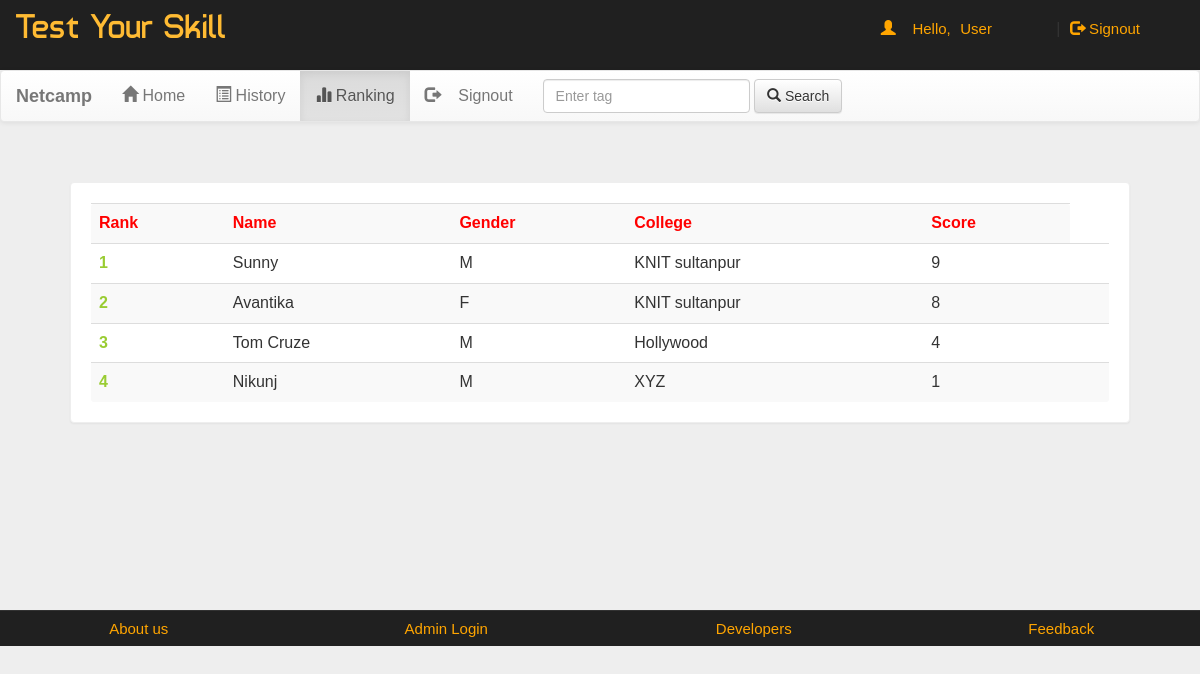
Page /account.php?q=3 (signed in) on the earlier database version.
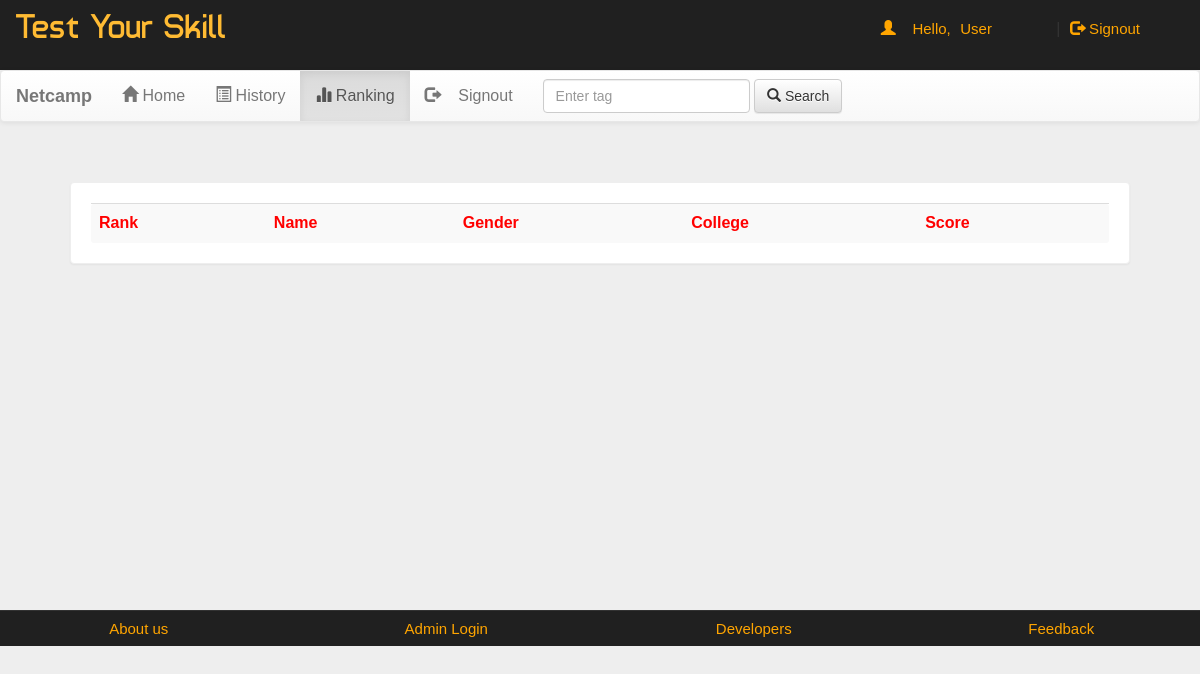
Same page on the later database version.
### tables this page shows
CREATE TABLE `rank` (
  `email` varchar(50) NOT NULL,
  `score` int(11) NOT NULL,
  `time` timestamp NOT NULL DEFAULT current_timestamp() ON UPDATE current_timestamp()
);

CREATE TABLE `user` (
  `name` varchar(50) NOT NULL,
  `gender` varchar(5) NOT NULL,
  `college` varchar(100) NOT NULL,
  `email` varchar(50) NOT NULL,
  `mob` bigint(20) NOT NULL,
  `password` varchar(50) NOT NULL
);

### account.php (the view, shortened to what this page needs)
<!DOCTYPE html PUBLIC "-//W3C//DTD XHTML 1.0 Transitional//EN" "http://www.w3.org/TR/xhtml1/DTD/xhtml1-transitional.dtd">
<html xmlns="http://www.w3.org/1999/xhtml">
<head>
<link  rel="stylesheet" href="css/bootstrap.min.css"/>
 <link  rel="stylesheet" href="css/bootstrap-theme.min.css"/>
 <link rel="stylesheet" href="css/main.css">
 <link  rel="stylesheet" href="css/font.css">
</head>
<body>
<div class="header">
<div class="row">
<div class="col-lg-6">
<span class="logo">Test Your Skill</span></div>
<div class="col-md-4 col-md-offset-2">
 <?php
 include_once 'dbConnection.php';
  if(!(isset($_SESSION['email']))){
header("location:index.php");
}
else
{
$name = $_SESSION['name'];
echo '<span class="pull-right top title1" ><span class="log1"><span class="glyphicon glyphicon-user" aria-hidden="true"></span>&nbsp;&nbsp;&nbsp;&nbsp;Hello,</span> <a href="account.php?q=1" class="log log1">'.$name.'</a>&nbsp;|&nbsp;<a href="logout.php?q=account.php" class="log"><span class="glyphicon glyphicon-log-out" aria-hidden="true"></span>&nbsp;Signout</button></a></span>';
}?>
</div>
</div></div>
<div class="bg">
<nav class="navbar navbar-default title1">
  <div class="container-fluid">
    <div class="navbar-header">
      <a class="navbar-brand" href="#"><b>Netcamp</b></a>
    </div>
    <div class="collapse navbar-collapse" id="bs-example-navbar-collapse-1">
      <ul class="nav navbar-nav">
        <li <?php if(@$_GET['q']==1) echo'class="active"'; ?> ><a href="account.php?q=1"><span class="glyphicon glyphicon-home" aria-hidden="true"></span>&nbsp;Home<span class="sr-only">(current)</span></a></li>
        <li <?php if(@$_GET['q']==2) echo'class="active"'; ?>><a href="account.php?q=2"><span class="glyphicon glyphicon-list-alt" aria-hidden="true"></span>&nbsp;History</a></li>
		<li <?php if(@$_GET['q']==3) echo'class="active"'; ?>><a href="account.php?q=3"><span class="glyphicon glyphicon-stats" aria-hidden="true"></span>&nbsp;Ranking</a></li>
		<li class="pull-right"> <a href="logout.php?q=account.php"><span class="glyphicon glyphicon-log-out" aria-hidden="true"></span>&nbsp;&nbsp;&nbsp;&nbsp;Signout</a></li>
		</ul>
            <form class="navbar-form navbar-left" role="search">
        <div class="form-group">
          <input type="text" class="form-control" placeholder="Enter tag ">
        </div>
        <button type="submit" class="btn btn-default"><span class="glyphicon glyphicon-search" aria-hidden="true"></span>&nbsp;Search</button>
      </form>
      </div>
  </div>
</nav>
<div class="container">
<div class="row">
<div class="col-md-12">
<?php
if(@$_GET['q']== 3)
{
$q=mysqli_query($con,"SELECT * FROM rank  ORDER BY score DESC " )or die('Error223');
echo  '<div class="panel title"><div class="table-responsive">
<table class="table table-striped title1" >
<tr style="color:red"><td><b>Rank</b></td><td><b>Name</b></td><td><b>Gender</b></td><td><b>College</b></td><td><b>Score</b></td></tr>';
$c=0;
while($row=mysqli_fetch_array($q) )
{
$e=$row['email'];
$s=$row['score'];
$q12=mysqli_query($con,"SELECT * FROM user WHERE email='$e' " )or die('Error231');
while($row=mysqli_fetch_array($q12) )
{
$name=$row['name'];
$gender=$row['gender'];
$college=$row['college'];
}
$c++;
echo '<tr><td style="color:#99cc32"><b>'.$c.'</b></td><td>'.$name.'</td><td>'.$gender.'</td><td>'.$college.'</td><td>'.$s.'</td><td>';
}
echo '</table></div></div>';}
?>
</div></div></div></div>
<div class="row footer">
<div class="col-md-3 box">
<a href="#" target="_blank">About us</a>
</div>
<div class="col-md-3 box">
<a href="#" data-toggle="modal" data-target="#login">Admin Login</a></div>
<div class="col-md-3 box">
<a href="#" data-toggle="modal" data-target="#developers">Developers</a>
</div>
<div class="col-md-3 box">
<a href="feedback.php" target="_blank">Feedback</a></div></div>
</body>
</html>

Differences in the rows shown:
removed rank: user.name "Sunny", user.gender "M", user.college "KNIT sultanpur", score "9"
removed rank: user.name "Avantika", user.gender "F", user.college "KNIT sultanpur", score "8"
removed rank: user.name "Tom Cruze", user.gender "M", user.college "Hollywood", score "4"
removed rank: user.name "Nikunj", user.gender "M", user.college "XYZ", score "1"
